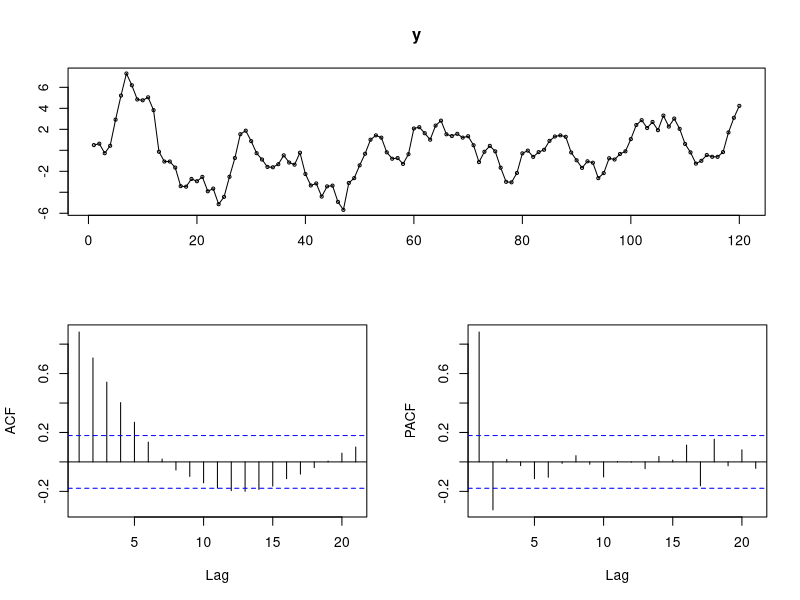
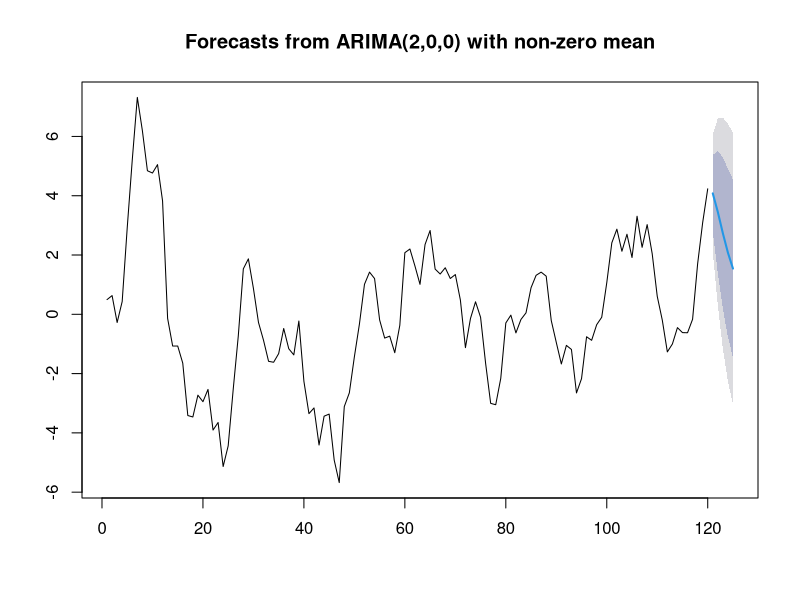

Reproduce these figures in R, in order.
## ---- chunk 1
library("knitr") # создание отчётов
opts_chunk$set(fig.align = 'center') # выравнивание картинок по центру

library("ggplot2") # графики
library("forecast") # прогнозирование временных рядов
library("xts") # тест Бройша-Пагана
library("dplyr") # манипуляции с данными
theme_set(theme_bw()) # чёрно-белая тема оформления графиков
## ---- chunk 2
acf <- ARMAacf(ar = 0.7, ma = 0.5, lag.max = 10)
pacf <- ARMAacf(ar = 0.7, ma = 0.5, lag.max = 10, pacf = TRUE)
## ---- chunk 3
apacf <- data_frame(lag = 1:10, acf = tail(acf, -1), pacf = pacf)
apacf
## ---- chunk 4
set.seed(49)
y <- arima.sim(n = 120, list(ar = 0.7, ma = 0.5))
## ---- chunk 5
tsdisplay(y)
## ---- chunk 6
ma3 <- Arima(y, order = c(0, 0, 3))
ar2 <- Arima(y, order = c(2, 0, 0)) 
arma11 <- Arima(y, order = c(1, 0, 1))
## ---- chunk 7
arma11
## ---- chunk 8
AIC(ma3)
AIC(ar2)
AIC(arma11)
## ---- chunk 9
forecast(ar2, h = 5)
## ---- chunk 10
future <- forecast(ar2, h = 5)
plot(future)
## ---- chunk 11
model <- auto.arima(y)
model
